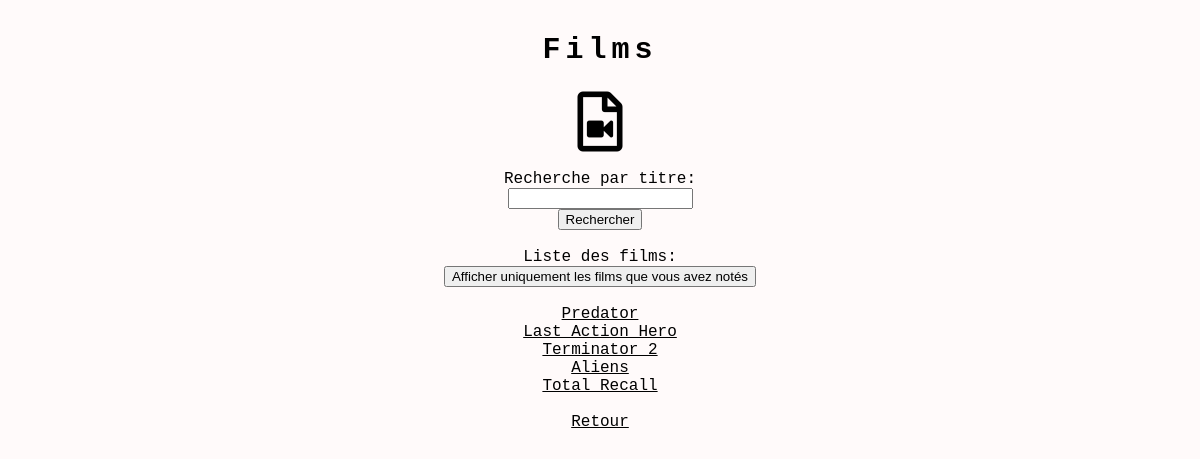
Page /films.php on the committed database.
### tables this page shows
CREATE TABLE `movies` (
  `id_movie` int(11) NOT NULL,
  `title` varchar(50) NOT NULL,
  `release_date` date NOT NULL,
  `poster` tinytext NOT NULL,
  `id_director` int(11) NOT NULL
);

### films.php (the view, shortened to what this page needs)
<!DOCTYPE html>
<html lang="fr">
<head>
	<link rel="stylesheet" type="text/css" href="./SCRIPT/style.css">
	<link rel="stylesheet" href="https://use.fontawesome.com/releases/v5.6.3/css/all.css">
</head>
<body>
	<h1>Films</h1>
	<i class="far fa-file-video" style="font-size: 60px;"></i>
	<br>
	<br>
	<form action="./films.php" method="POST">
		Recherche par titre:<br>
		<input type="text" name="title">
		<br>
		<input type="submit" name="submit" value="Rechercher">
	</form>
	<br><span>Liste des films:</span>
	<form action="./films.php" method="POST">
		<input type="submit" name="submit_note" value="Afficher uniquement les films que vous avez notés">
	</form>
	<?php
		$db_handle = mysqli_connect(DB_SERVER, DB_USER, DB_PASS);
		$db_name ='cinefa';
		$db = mysqli_select_db($db_handle, $db_name);
		if($db)
		{
			if (isset($_POST['submit']))
			{
				$title = $_POST['title'];
				$rqt_movies =
				'
				SELECT *
				FROM movies
				WHERE title LIKE "%'.$title.'%";
				';
			}
			else
			{
				$rqt_movies =
				'
				SELECT *
				FROM movies;
				';
			}
			$result_query = mysqli_query($db_handle, $rqt_movies);
			while ($db_field = mysqli_fetch_assoc($result_query))
			{
				echo '<br><a href="fiche_film.php?id='.$db_field['id_movie'].'&name='.$db_field['title'].'">'.ucwords($db_field['title']).'</a>';
			}
		}
		echo '<br>';
		echo '<br><a href="./index.tmp.php">Retour</a><br>';
	 ?>
</body>
</html>

### SCRIPT/style.css (style rules this page uses)
body { background-color: snow; color: black; font-family: monospace; font-size: 16px; text-align: center; }
h1 { font-size: 30px; letter-spacing: 5px; margin: auto; padding: 25px; }
a { color: black; }

### rows in the picture
movies: title "Predator"
movies: title "Last Action Hero"
movies: title "Terminator 2"
movies: title "Aliens"
movies: title "Total Recall"
